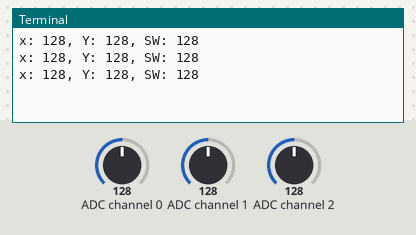
This program was run on a simulated Raspberry Pi (BCM pin numbers). Shown: the last lines printed to the terminal. Inputs (shaded band) come from the test bench; at power-on: ADC channel 0 = 128, ADC channel 1 = 128, ADC channel 2 = 128 (analog values on the 0–255 scale).

Above: at 1.2 s.
1.3 s: ADC channel 0 set to 178
At 1.9 s:
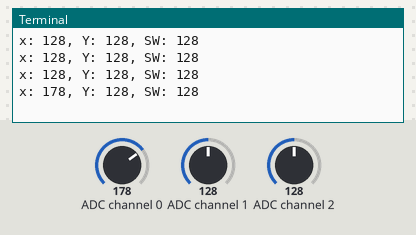
2.8 s: ADC channel 1 set to 178
At 3.4 s:
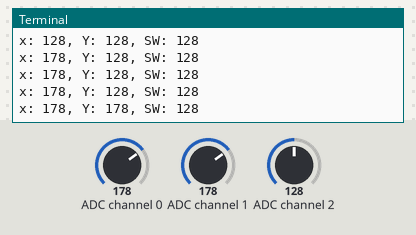
4.3 s: ADC channel 2 set to 178
At 4.9 s:
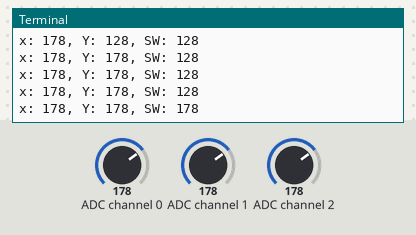
5.8 s: ADC channel 0 set to 224
At 6.4 s:
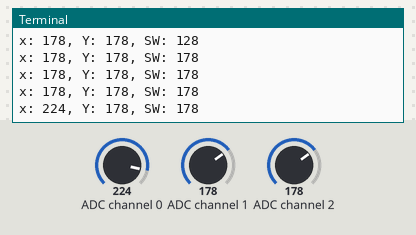
7.3 s: ADC channel 1 set to 224
At 7.9 s:
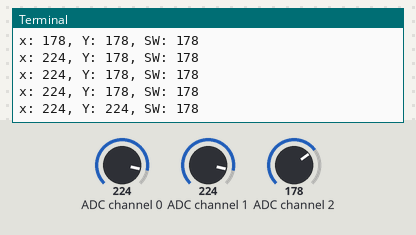
8.8 s: ADC channel 2 set to 224
At 9.5 s:
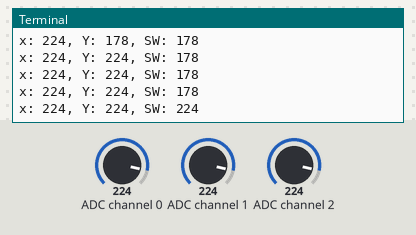
Timing chart, 0 to 11.3 s (numbered marks = the images above; inputs shaded):
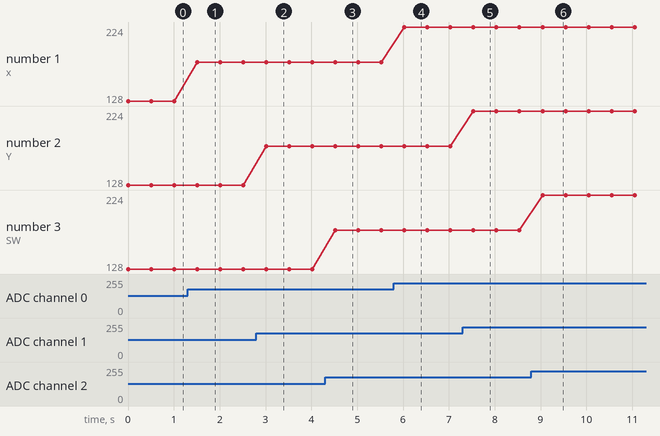

Measured:
- after the input at 1.3 s, the terminal: prints a new line after 0.21 s (image 1)
- after the input at 2.8 s, the terminal: prints a new line after 0.22 s (image 2)
- after the input at 4.3 s, the terminal: prints a new line after 0.22 s (image 3)
- after the input at 5.8 s, the terminal: prints a new line after 0.23 s (image 4)
- after the input at 7.3 s, the terminal: prints a new line after 0.24 s (image 5)
- after the input at 8.8 s, the terminal: prints a new line after 0.24 s (image 6)
- plotted number 1: 128 → 178 after the input at 1.3 s, 178 → 224 after the input at 5.8 s

The program:

joystic01.py
```python
# import smbus
# import time
# from gpiozero import Button

# bus = smbus.SMBus(1)
# ADDR = 0x48                     #PCF8591 기본주소

# button = Button(17)

# def read_abc(channel):
#     bus.write_byte(ADDR, 0x40 | channel)
#     bus.read_byte(ADDR)
#     return bus.read_byte(ADDR)

# try:
#     while True:
#         x = read_abc(0)
#         y = read_abc(1)
#         sw = button.is_pressed

#         print(f"x: {x}, Y: {y}, SW: {sw}")
#         time.sleep(0.5)

# except KeyboardInterrupt:
#     print("종료")

import smbus
import time


bus = smbus.SMBus(1)
                #PCF8591 기본주소

ADDR = 0x48

def read_abc(channel):
    bus.write_byte(ADDR, 0x40 | channel)
    bus.read_byte(ADDR)
    return bus.read_byte(ADDR)

try:
    while True:
        x = read_abc(0)
        y = read_abc(1)
        sw = read_abc(2)

        print(f"x: {x}, Y: {y}, SW: {sw}")
        time.sleep(0.5)

except KeyboardInterrupt:
    print("종료")
```
